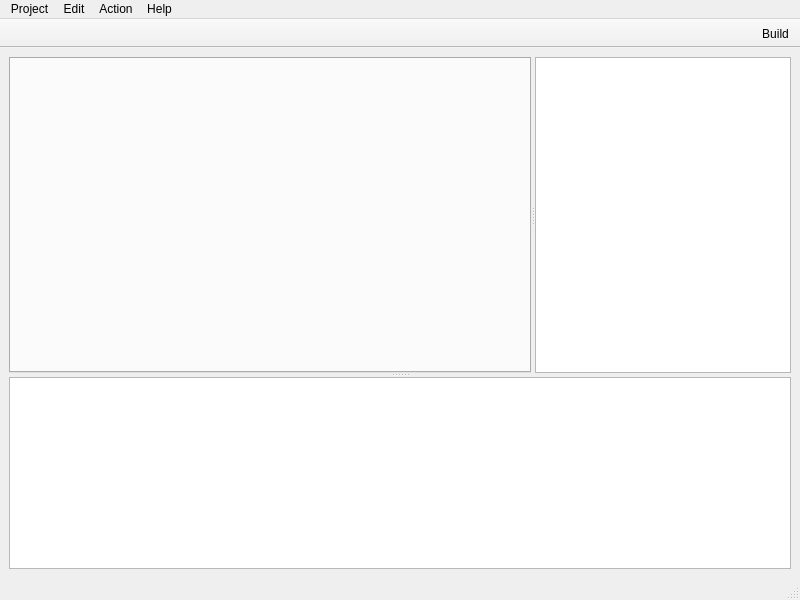
<?xml version="1.0" encoding="UTF-8"?>
<ui version="4.0">
 <class>MainWindow</class>
 <widget class="QMainWindow" name="MainWindow">
  <property name="geometry">
   <rect>
    <x>0</x>
    <y>0</y>
    <width>800</width>
    <height>600</height>
   </rect>
  </property>
  <property name="windowTitle">
   <string>MainWindow</string>
  </property>
  <property name="iconSize">
   <size>
    <width>32</width>
    <height>32</height>
   </size>
  </property>
  <property name="toolButtonStyle">
   <enum>Qt::ToolButtonTextBesideIcon</enum>
  </property>
  <widget class="QWidget" name="centralwidget">
   <layout class="QVBoxLayout" name="verticalLayout">
    <item>
     <widget class="QSplitter" name="vertical_splitter">
      <property name="orientation">
       <enum>Qt::Vertical</enum>
      </property>
      <property name="childrenCollapsible">
       <bool>false</bool>
      </property>
      <widget class="QSplitter" name="horizontal_splitter">
       <property name="sizePolicy">
        <sizepolicy hsizetype="Expanding" vsizetype="Expanding">
         <horstretch>0</horstretch>
         <verstretch>10</verstretch>
        </sizepolicy>
       </property>
       <property name="orientation">
        <enum>Qt::Horizontal</enum>
       </property>
       <property name="childrenCollapsible">
        <bool>false</bool>
       </property>
       <widget class="QTabWidget" name="editor_tab_widget">
        <property name="sizePolicy">
         <sizepolicy hsizetype="Expanding" vsizetype="Expanding">
          <horstretch>10</horstretch>
          <verstretch>0</verstretch>
         </sizepolicy>
        </property>
        <property name="minimumSize">
         <size>
          <width>200</width>
          <height>200</height>
         </size>
        </property>
        <property name="tabShape">
         <enum>QTabWidget::Rounded</enum>
        </property>
        <property name="currentIndex">
         <number>-1</number>
        </property>
       </widget>
       <widget class="QTextEdit" name="program_output">
        <property name="sizePolicy">
         <sizepolicy hsizetype="Expanding" vsizetype="Expanding">
          <horstretch>0</horstretch>
          <verstretch>0</verstretch>
         </sizepolicy>
        </property>
        <property name="minimumSize">
         <size>
          <width>150</width>
          <height>200</height>
         </size>
        </property>
        <property name="baseSize">
         <size>
          <width>150</width>
          <height>0</height>
         </size>
        </property>
        <property name="textInteractionFlags">
         <set>Qt::TextSelectableByKeyboard|Qt::TextSelectableByMouse</set>
        </property>
       </widget>
      </widget>
      <widget class="QTextEdit" name="build_output">
       <property name="enabled">
        <bool>true</bool>
       </property>
       <property name="sizePolicy">
        <sizepolicy hsizetype="Expanding" vsizetype="Expanding">
         <horstretch>0</horstretch>
         <verstretch>0</verstretch>
        </sizepolicy>
       </property>
       <property name="minimumSize">
        <size>
         <width>300</width>
         <height>100</height>
        </size>
       </property>
       <property name="baseSize">
        <size>
         <width>0</width>
         <height>100</height>
        </size>
       </property>
       <property name="textInteractionFlags">
        <set>Qt::TextSelectableByKeyboard|Qt::TextSelectableByMouse</set>
       </property>
      </widget>
     </widget>
    </item>
   </layout>
  </widget>
  <widget class="QMenuBar" name="menubar">
   <property name="geometry">
    <rect>
     <x>0</x>
     <y>0</y>
     <width>800</width>
     <height>21</height>
    </rect>
   </property>
   <widget class="QMenu" name="menuProject">
    <property name="title">
     <string>Project</string>
    </property>
    <addaction name="actionNew_File"/>
    <addaction name="actionOpen"/>
    <addaction name="separator"/>
    <addaction name="actionSave"/>
    <addaction name="actionSave_As"/>
    <addaction name="separator"/>
    <addaction name="actionQuit"/>
   </widget>
   <widget class="QMenu" name="menuEdit">
    <property name="title">
     <string>Edit</string>
    </property>
    <addaction name="actionUndo"/>
    <addaction name="actionRedo"/>
    <addaction name="separator"/>
    <addaction name="actionCut"/>
    <addaction name="actionCopy"/>
    <addaction name="actionPaste"/>
    <addaction name="actionSelect_All"/>
    <addaction name="separator"/>
    <addaction name="actionFind_Replace"/>
    <addaction name="actionGoto_Line"/>
    <addaction name="separator"/>
    <addaction name="actionReformat"/>
   </widget>
   <widget class="QMenu" name="menuAction">
    <property name="title">
     <string>Action</string>
    </property>
    <addaction name="actionBuild"/>
   </widget>
   <widget class="QMenu" name="menuHelp">
    <property name="title">
     <string>Help</string>
    </property>
    <addaction name="actionAbout"/>
   </widget>
   <addaction name="menuProject"/>
   <addaction name="menuEdit"/>
   <addaction name="menuAction"/>
   <addaction name="menuHelp"/>
  </widget>
  <widget class="QStatusBar" name="statusbar"/>
  <widget class="QToolBar" name="toolBar">
   <property name="windowTitle">
    <string>toolBar</string>
   </property>
   <property name="layoutDirection">
    <enum>Qt::RightToLeft</enum>
   </property>
   <property name="movable">
    <bool>false</bool>
   </property>
   <property name="floatable">
    <bool>false</bool>
   </property>
   <attribute name="toolBarArea">
    <enum>TopToolBarArea</enum>
   </attribute>
   <attribute name="toolBarBreak">
    <bool>false</bool>
   </attribute>
   <addaction name="actionBuild"/>
  </widget>
  <action name="actionOpen">
   <property name="icon">
    <iconset resource="cs140adagide.qrc">
     <normaloff>:/resources/icons/theme/open-project</normaloff>:/resources/icons/theme/open-project</iconset>
   </property>
   <property name="text">
    <string>Open</string>
   </property>
  </action>
  <action name="actionQuit">
   <property name="icon">
    <iconset resource="cs140adagide.qrc">
     <normaloff>:/resources/icons/theme/quit</normaloff>:/resources/icons/theme/quit</iconset>
   </property>
   <property name="text">
    <string>Quit</string>
   </property>
  </action>
  <action name="actionUndo">
   <property name="icon">
    <iconset resource="cs140adagide.qrc">
     <normaloff>:/resources/icons/theme/undo</normaloff>:/resources/icons/theme/undo</iconset>
   </property>
   <property name="text">
    <string>Undo</string>
   </property>
  </action>
  <action name="actionRedo">
   <property name="icon">
    <iconset resource="cs140adagide.qrc">
     <normaloff>:/resources/icons/theme/redo</normaloff>:/resources/icons/theme/redo</iconset>
   </property>
   <property name="text">
    <string>Redo</string>
   </property>
  </action>
  <action name="actionCut">
   <property name="icon">
    <iconset resource="cs140adagide.qrc">
     <normaloff>:/resources/icons/theme/cut</normaloff>:/resources/icons/theme/cut</iconset>
   </property>
   <property name="text">
    <string>Cut</string>
   </property>
  </action>
  <action name="actionCopy">
   <property name="icon">
    <iconset resource="cs140adagide.qrc">
     <normaloff>:/resources/icons/theme/copy</normaloff>:/resources/icons/theme/copy</iconset>
   </property>
   <property name="text">
    <string>Copy</string>
   </property>
  </action>
  <action name="actionPaste">
   <property name="icon">
    <iconset resource="cs140adagide.qrc">
     <normaloff>:/resources/icons/theme/paste</normaloff>:/resources/icons/theme/paste</iconset>
   </property>
   <property name="text">
    <string>Paste</string>
   </property>
  </action>
  <action name="actionSelect_All">
   <property name="icon">
    <iconset resource="cs140adagide.qrc">
     <normaloff>:/resources/icons/theme/select-all</normaloff>:/resources/icons/theme/select-all</iconset>
   </property>
   <property name="text">
    <string>Select All</string>
   </property>
  </action>
  <action name="actionFind_Replace">
   <property name="icon">
    <iconset resource="cs140adagide.qrc">
     <normaloff>:/resources/icons/theme/find-replace</normaloff>:/resources/icons/theme/find-replace</iconset>
   </property>
   <property name="text">
    <string>Find/Replace</string>
   </property>
  </action>
  <action name="actionGoto_Line">
   <property name="icon">
    <iconset resource="cs140adagide.qrc">
     <normaloff>:/resources/icons/theme/goto</normaloff>:/resources/icons/theme/goto</iconset>
   </property>
   <property name="text">
    <string>Goto Line</string>
   </property>
  </action>
  <action name="actionProject">
   <property name="icon">
    <iconset resource="cs140adagide.qrc">
     <normaloff>:/resources/icons/theme/new-project</normaloff>:/resources/icons/theme/new-project</iconset>
   </property>
   <property name="text">
    <string>Project</string>
   </property>
  </action>
  <action name="actionNew_File">
   <property name="icon">
    <iconset resource="cs140adagide.qrc">
     <normaloff>:/resources/icons/theme/new-file</normaloff>:/resources/icons/theme/new-file</iconset>
   </property>
   <property name="text">
    <string>New File</string>
   </property>
  </action>
  <action name="actionBuild">
   <property name="icon">
    <iconset resource="cs140adagide.qrc">
     <normaloff>:/resources/icons/theme/build</normaloff>:/resources/icons/theme/build</iconset>
   </property>
   <property name="text">
    <string>Build</string>
   </property>
  </action>
  <action name="actionReformat">
   <property name="icon">
    <iconset resource="cs140adagide.qrc">
     <normaloff>:/resources/icons/theme/reformat</normaloff>:/resources/icons/theme/reformat</iconset>
   </property>
   <property name="text">
    <string>Reformat</string>
   </property>
  </action>
  <action name="actionSave">
   <property name="icon">
    <iconset resource="cs140adagide.qrc">
     <normaloff>:/resources/icons/theme/save</normaloff>:/resources/icons/theme/save</iconset>
   </property>
   <property name="text">
    <string>Save</string>
   </property>
  </action>
  <action name="actionSave_As">
   <property name="icon">
    <iconset resource="cs140adagide.qrc">
     <normaloff>:/resources/icons/theme/save-as</normaloff>:/resources/icons/theme/save-as</iconset>
   </property>
   <property name="text">
    <string>Save As</string>
   </property>
  </action>
  <action name="actionAbout">
   <property name="icon">
    <iconset resource="cs140adagide.qrc">
     <normaloff>:/resources/icons/theme/about</normaloff>:/resources/icons/theme/about</iconset>
   </property>
   <property name="text">
    <string>About</string>
   </property>
  </action>
 </widget>
 <tabstops>
  <tabstop>editor_tab_widget</tabstop>
  <tabstop>program_output</tabstop>
  <tabstop>build_output</tabstop>
 </tabstops>
 <resources>
  <include location="cs140adagide.qrc"/>
 </resources>
 <connections>
  <connection>
   <sender>actionBuild</sender>
   <signal>triggered()</signal>
   <receiver>MainWindow</receiver>
   <slot>on_build()</slot>
   <hints>
    <hint type="sourcelabel">
     <x>-1</x>
     <y>-1</y>
    </hint>
    <hint type="destinationlabel">
     <x>399</x>
     <y>299</y>
    </hint>
   </hints>
  </connection>
  <connection>
   <sender>actionNew_File</sender>
   <signal>triggered()</signal>
   <receiver>MainWindow</receiver>
   <slot>on_new_file()</slot>
   <hints>
    <hint type="sourcelabel">
     <x>-1</x>
     <y>-1</y>
    </hint>
    <hint type="destinationlabel">
     <x>399</x>
     <y>299</y>
    </hint>
   </hints>
  </connection>
  <connection>
   <sender>actionQuit</sender>
   <signal>triggered()</signal>
   <receiver>MainWindow</receiver>
   <slot>close()</slot>
   <hints>
    <hint type="sourcelabel">
     <x>-1</x>
     <y>-1</y>
    </hint>
    <hint type="destinationlabel">
     <x>399</x>
     <y>299</y>
    </hint>
   </hints>
  </connection>
  <connection>
   <sender>actionOpen</sender>
   <signal>triggered()</signal>
   <receiver>MainWindow</receiver>
   <slot>on_open_project()</slot>
   <hints>
    <hint type="sourcelabel">
     <x>-1</x>
     <y>-1</y>
    </hint>
    <hint type="destinationlabel">
     <x>399</x>
     <y>299</y>
    </hint>
   </hints>
  </connection>
  <connection>
   <sender>actionCut</sender>
   <signal>triggered()</signal>
   <receiver>MainWindow</receiver>
   <slot>on_cut()</slot>
   <hints>
    <hint type="sourcelabel">
     <x>-1</x>
     <y>-1</y>
    </hint>
    <hint type="destinationlabel">
     <x>399</x>
     <y>299</y>
    </hint>
   </hints>
  </connection>
  <connection>
   <sender>actionCopy</sender>
   <signal>triggered()</signal>
   <receiver>MainWindow</receiver>
   <slot>on_copy()</slot>
   <hints>
    <hint type="sourcelabel">
     <x>-1</x>
     <y>-1</y>
    </hint>
    <hint type="destinationlabel">
     <x>399</x>
     <y>299</y>
    </hint>
   </hints>
  </connection>
  <connection>
   <sender>actionPaste</sender>
   <signal>triggered()</signal>
   <receiver>MainWindow</receiver>
   <slot>on_paste()</slot>
   <hints>
    <hint type="sourcelabel">
     <x>-1</x>
     <y>-1</y>
    </hint>
    <hint type="destinationlabel">
     <x>399</x>
     <y>299</y>
    </hint>
   </hints>
  </connection>
  <connection>
   <sender>actionSelect_All</sender>
   <signal>triggered()</signal>
   <receiver>MainWindow</receiver>
   <slot>on_select_all()</slot>
   <hints>
    <hint type="sourcelabel">
     <x>399</x>
     <y>299</y>
    </hint>
    <hint type="destinationlabel">
     <x>399</x>
     <y>299</y>
    </hint>
   </hints>
  </connection>
  <connection>
   <sender>actionUndo</sender>
   <signal>triggered()</signal>
   <receiver>MainWindow</receiver>
   <slot>on_undo()</slot>
   <hints>
    <hint type="sourcelabel">
     <x>-1</x>
     <y>-1</y>
    </hint>
    <hint type="destinationlabel">
     <x>399</x>
     <y>299</y>
    </hint>
   </hints>
  </connection>
  <connection>
   <sender>actionRedo</sender>
   <signal>triggered()</signal>
   <receiver>MainWindow</receiver>
   <slot>on_redo()</slot>
   <hints>
    <hint type="sourcelabel">
     <x>-1</x>
     <y>-1</y>
    </hint>
    <hint type="destinationlabel">
     <x>399</x>
     <y>299</y>
    </hint>
   </hints>
  </connection>
  <connection>
   <sender>actionReformat</sender>
   <signal>triggered()</signal>
   <receiver>MainWindow</receiver>
   <slot>on_reformat()</slot>
   <hints>
    <hint type="sourcelabel">
     <x>-1</x>
     <y>-1</y>
    </hint>
    <hint type="destinationlabel">
     <x>399</x>
     <y>299</y>
    </hint>
   </hints>
  </connection>
 </connections>
 <designerdata>
  <property name="gridDeltaX">
   <number>10</number>
  </property>
  <property name="gridDeltaY">
   <number>10</number>
  </property>
  <property name="gridSnapX">
   <bool>true</bool>
  </property>
  <property name="gridSnapY">
   <bool>true</bool>
  </property>
  <property name="gridVisible">
   <bool>true</bool>
  </property>
 </designerdata>
 <slots>
  <slot>on_build()</slot>
  <slot>on_open_project()</slot>
  <slot>on_new_file()</slot>
  <slot>on_cut()</slot>
  <slot>on_copy()</slot>
  <slot>on_paste()</slot>
  <slot>on_select_all()</slot>
  <slot>on_undo()</slot>
  <slot>on_redo()</slot>
  <slot>on_reformat()</slot>
 </slots>
</ui>
